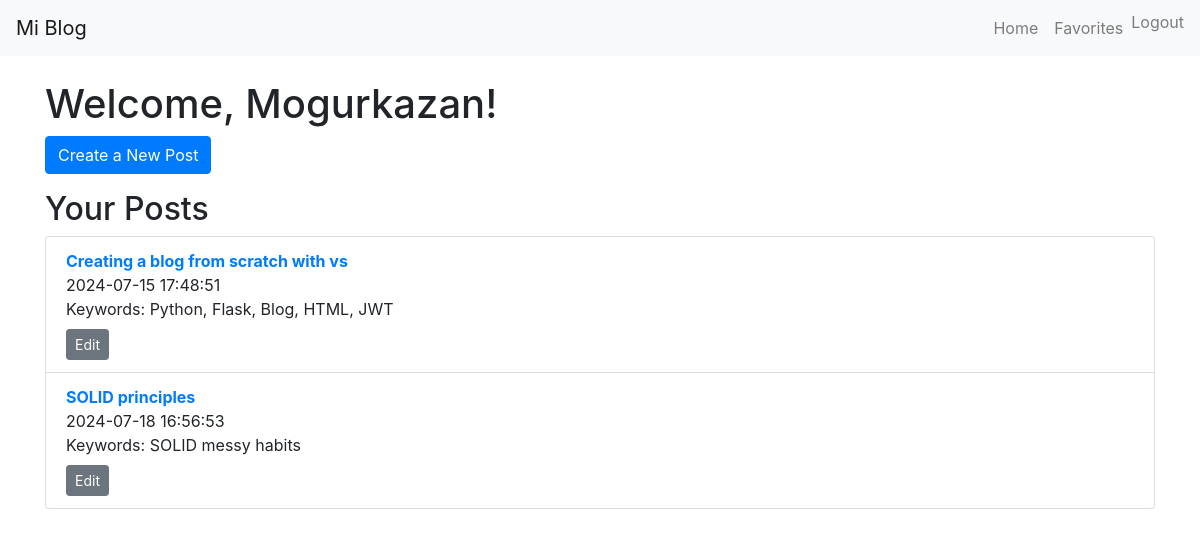
The page /user_area (signed in) on the database its author committed.
### app/models.py (models this page shows, shortened)
class User(UserMixin, db.Model):
    id = db.Column(db.Integer, primary_key=True)
    email = db.Column(db.String(120), unique=True, nullable=False)
    nickname = db.Column(db.String(80), unique=True, nullable=False)
    password_hash = db.Column(db.String(128), nullable=False)
    posts = db.relationship('Post', backref='author', lazy=True)
    comments = db.relationship('Comment', backref='author', lazy=True)
    favorites = db.relationship('Post', secondary='favorites', backref=db.backref('favorited_by', lazy='dynamic'))

class Post(db.Model):
    id = db.Column(db.Integer, primary_key=True)
    title = db.Column(db.String(100), nullable=False)
    content = db.Column(db.Text, nullable=False)
    date_posted = db.Column(db.DateTime, nullable=False, default=datetime.utcnow)
    keywords = db.Column(db.String(100), nullable=True)
    user_id = db.Column(db.Integer, db.ForeignKey('user.id'), nullable=False)
    comments = db.relationship('Comment', backref='post', lazy=True)

### app/routes.py (the view)
@bp.route('/user_area')
@login_required
def user_area():
    posts = Post.query.filter_by(user_id=current_user.id).all()
    logout_form = LogoutForm()
    return render_template('user_area.html', posts=posts, logout_form=logout_form)

### app/models.py (called while the page is built)
@login_manager.user_loader
def load_user(user_id):
    return User.query.get(int(user_id))

### app/templates/user_area.html (shortened to what this page needs)
<!DOCTYPE html>
<html lang="en">
<head>
    <link rel="stylesheet" href="https://stackpath.bootstrapcdn.com/bootstrap/4.5.2/css/bootstrap.min.css">
</head>
<body>
    <nav class="navbar navbar-expand-lg navbar-light bg-light fixed-top">
        <a class="navbar-brand" href="{{ url_for('main.home') }}">Mi Blog</a>
        <div class="collapse navbar-collapse" id="navbarNav">
            <ul class="navbar-nav ml-auto">
                <li class="nav-item">
                    <a class="nav-link" href="{{ url_for('main.home') }}">Home</a>
                </li>
                <li class="nav-item">
                    <a class="nav-link" href="{{ url_for('main.favorites') }}">Favorites</a>
                </li>
                <li class="nav-item">
                    <form action="{{ url_for('main.logout') }}" method="POST" style="display:inline;">
                        <button class="nav-link btn btn-link" type="submit" style="display:inline; border:none; background:none; padding:0;">Logout</button>
                    </form>
                </li>
            </ul>
        </div>
    </nav>
    <div class="container" style="margin-top: 80px;">
        <h1>Welcome, {{ current_user.nickname }}!</h1>
        <a href="{{ url_for('main.new_post') }}" class="btn btn-primary mb-3">Create a New Post</a>
        <h2>Your Posts</h2>
        <ul class="list-group">
            {% for post in posts %}
            <li class="list-group-item">
                <a href="{{ url_for('main.view_post', post_id=post.id) }}">
                    <strong>{{ post.title }}</strong>
                </a><br>
                {{ post.date_posted.strftime('%Y-%m-%d %H:%M:%S') }}<br>
                Keywords: {{ post.keywords }}<br>
                <a href="{{ url_for('main.edit_post', post_id=post.id) }}" class="btn btn-secondary btn-sm mt-2">Edit</a>
            </li>
            {% endfor %}
        </ul>
    </div>
</body>
</html>

### rows shown on the page
User: nickname "Mogurkazan"
Post: title "Creating a blog from scratch with vs", date_posted "2024-07-15 17:48:51", keywords "Python, Flask, Blog, HTML, JWT"
Post: title "SOLID principles", date_posted "2024-07-18 16:56:53", keywords "SOLID messy habits"
